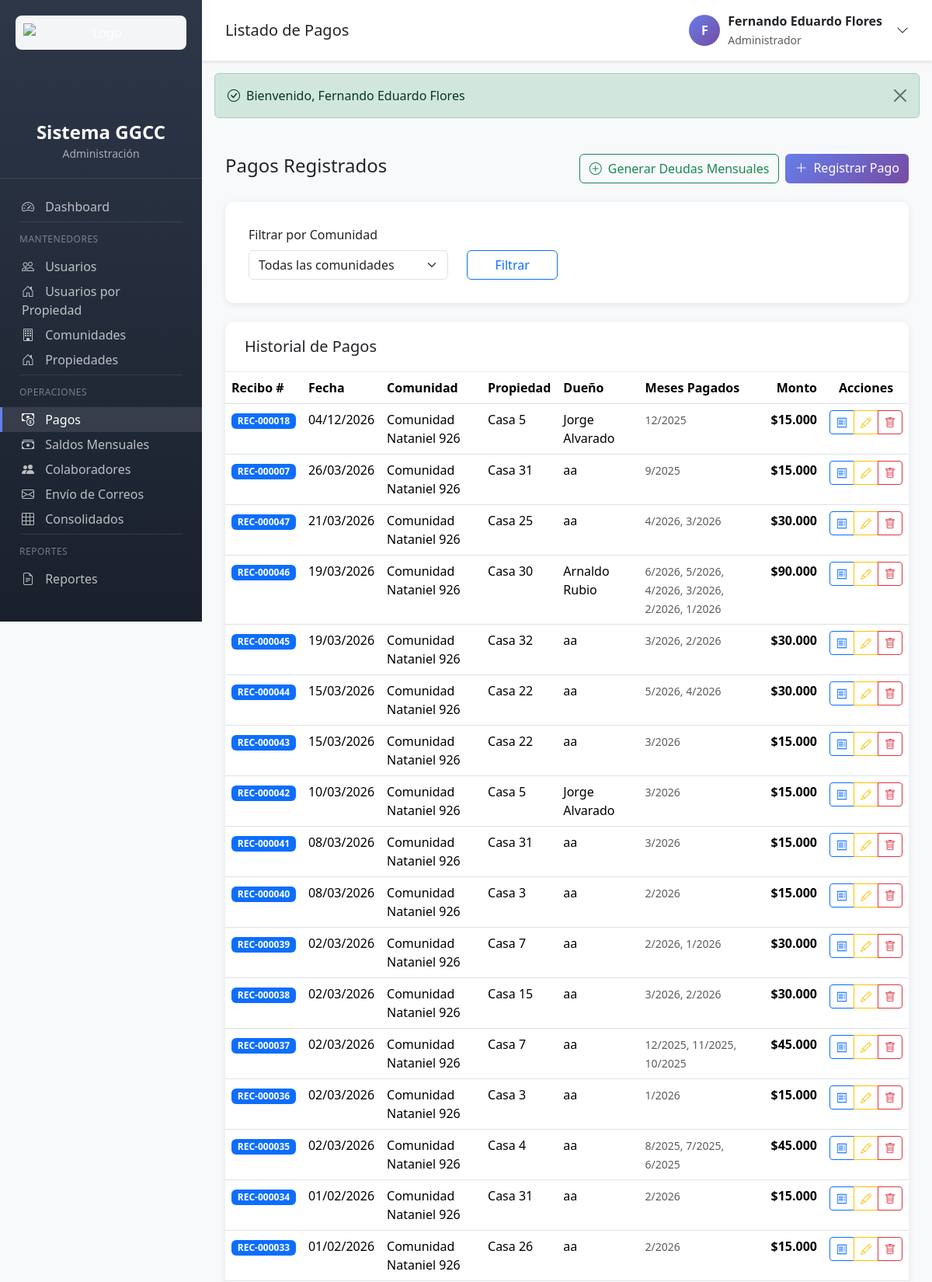
The app's page /pagos.php (signed in, upper part) with its own data.
### tables this page shows
CREATE TABLE `pagos` (
  `id` int(11) NOT NULL AUTO_INCREMENT,
  `propiedad_id` int(11) NOT NULL,
  `fecha` date NOT NULL,
  `monto` decimal(10,2) NOT NULL,
  `observaciones` text DEFAULT NULL,
  `saldo_utilizado` decimal(10,2) DEFAULT 0.00,
  `recibo_generado` tinyint(1) DEFAULT 0,
  `recibo_path` varchar(255) DEFAULT NULL,
  `created_at` timestamp NOT NULL DEFAULT current_timestamp(),
  `updated_at` timestamp NOT NULL DEFAULT current_timestamp() ON UPDATE current_timestamp(),
  PRIMARY KEY (`id`),
  KEY `idx_propiedad` (`propiedad_id`),
  KEY `idx_fecha` (`fecha`),
  KEY `idx_created_at` (`created_at`),
  CONSTRAINT `pagos_ibfk_1` FOREIGN KEY (`propiedad_id`) REFERENCES `propiedades` (`id`) ON DELETE CASCADE
);

CREATE TABLE `comunidades` (
  `id` int(11) NOT NULL AUTO_INCREMENT,
  `nombre` varchar(150) NOT NULL,
  `direccion` text NOT NULL,
  `pais` varchar(50) DEFAULT 'Chile',
  `region` varchar(100) NOT NULL,
  `comuna` varchar(100) NOT NULL,
  `nombre_presidente` varchar(100) NOT NULL,
  `whatsapp_presidente` varchar(20) DEFAULT NULL,
  `email_presidente` varchar(100) DEFAULT NULL,
  `activo` tinyint(1) DEFAULT 1,
  `created_at` timestamp NOT NULL DEFAULT current_timestamp(),
  `updated_at` timestamp NOT NULL DEFAULT current_timestamp() ON UPDATE current_timestamp(),
  PRIMARY KEY (`id`),
  KEY `idx_nombre` (`nombre`),
  KEY `idx_activo` (`activo`),
  KEY `idx_comuna` (`comuna`)
);

CREATE TABLE `propiedades` (
  `id` int(11) NOT NULL AUTO_INCREMENT,
  `comunidad_id` int(11) NOT NULL,
  `nombre` varchar(100) NOT NULL,
  `tipo` enum('Casa','Departamento','Parcela') NOT NULL,
  `precio_gastos_comunes` decimal(10,2) NOT NULL DEFAULT 0.00,
  `nombre_dueno` varchar(100) NOT NULL,
  `email_dueno` varchar(100) NOT NULL,
  `whatsapp_dueno` varchar(20) DEFAULT NULL,
  `nombre_agente` varchar(100) DEFAULT NULL,
  `email_agente` varchar(100) DEFAULT NULL,
  `whatsapp_agente` varchar(20) DEFAULT NULL,
  `saldo` decimal(10,2) DEFAULT 0.00,
  `activo` tinyint(1) DEFAULT 1,
  `created_at` timestamp NOT NULL DEFAULT current_timestamp(),
  `updated_at` timestamp NOT NULL DEFAULT current_timestamp() ON UPDATE current_timestamp(),
  PRIMARY KEY (`id`),
  KEY `idx_comunidad` (`comunidad_id`),
  KEY `idx_tipo` (`tipo`),
  KEY `idx_activo` (`activo`),
  KEY `idx_email_dueno` (`email_dueno`),
  CONSTRAINT `propiedades_ibfk_1` FOREIGN KEY (`comunidad_id`) REFERENCES `comunidades` (`id`) ON DELETE CASCADE
);

### app/controllers/PagosController.php (called while the page is built, shortened)
<?php
class PagosController {
    private Pago $pagoModel;
    public function __construct() {
        $this->pagoModel = new Pago();
    }
    public function index(): void {
        $comunidadId = isset($_GET['comunidad_id']) ? (int) $_GET['comunidad_id'] : null;
        if ($comunidadId) {
            $pagos = $this->pagoModel->getByComunidad($comunidadId);
        } else {
            $pagos = $this->pagoModel->getAllWithDetails();
        }
        require_once VIEWS_PATH . '/pagos/index.php';
    }
}

### config/config.php (called while the page is built, shortened)
<?php
spl_autoload_register(function ($class) {
    $paths = [
        APP_PATH . '/controllers/',
        APP_PATH . '/models/',
        APP_PATH . '/helpers/'
    ];
    foreach ($paths as $path) {
        $file = $path . $class . '.php';
        if (file_exists($file)) {
            return;
        }
    }
});
function e(string $text): string {
    return htmlspecialchars($text, ENT_QUOTES, 'UTF-8');
}
function generateCSRFToken(): string {
    return $_SESSION['csrf_token'];
}
function formatMoney(float $amount): string {
    return '$' . number_format($amount, 0, ',', '.');
}
function formatDate(string $date, string $format = 'd/m/Y'): string {
    return date($format, strtotime($date));
}

### config/database.php (called while the page is built, shortened)
<?php
class Database {
    private static ?PDO $instance = null;
    public static function getConnection(): PDO {
        if (self::$instance === null) {
            try {
                $dsn = "mysql:host=" . DB_HOST . ";dbname=" . DB_NAME . ";charset=" . DB_CHARSET;
                $options = [
                    PDO::ATTR_ERRMODE => PDO::ERRMODE_EXCEPTION,
                    PDO::ATTR_DEFAULT_FETCH_MODE => PDO::FETCH_ASSOC,
                    PDO::ATTR_EMULATE_PREPARES => false,
                    PDO::MYSQL_ATTR_INIT_COMMAND => "SET NAMES " . DB_CHARSET . " COLLATE utf8mb4_unicode_ci"
                ];
                self::$instance = new PDO($dsn, DB_USER, DB_PASS, $options);
            } catch (PDOException $e) {
                throw new Exception("Error de conexión a la base de datos: " . $e->getMessage());
            }
        }
        return self::$instance;
    }
}
function getDB(): PDO {
    return Database::getConnection();
}

### app/models/Model.php (called while the page is built, shortened)
<?php
abstract class Model {
    public function __construct() {
        $this->db = getDB();
    }
}

### app/models/Pago.php (called while the page is built, shortened)
<?php
require_once __DIR__ . '/Model.php';
class Pago extends Model {
    protected string $table = 'pagos';
    public function getAllWithDetails(?int $limit = null): array {
        $sql = "SELECT p.*,
                       pr.nombre as propiedad_nombre,
                       pr.nombre_dueno,
                       c.nombre as comunidad_nombre,
                       GROUP_CONCAT(DISTINCT CONCAT(d.mes, '-', d.anio) ORDER BY d.anio DESC, d.mes DESC SEPARATOR ', ') as meses_pagados
                FROM {$this->table} p
                LEFT JOIN propiedades pr ON p.propiedad_id = pr.id
                LEFT JOIN comunidades c ON pr.comunidad_id = c.id
                LEFT JOIN pagos_detalle pd ON p.id = pd.pago_id
                LEFT JOIN deudas d ON pd.deuda_id = d.id
                GROUP BY p.id
                ORDER BY p.fecha DESC, p.id DESC";
        $stmt = $this->db->query($sql);
        return $stmt->fetchAll();
    }
}

### app/views/pagos/index.php (the view, shortened to what this page needs)
<?php
require_once __DIR__ . '/../partials/header.php';
?>
<div class="d-flex justify-content-between align-items-center mb-4">
    <h4>Pagos Registrados</h4>
    <div class="d-flex gap-2">
        <button class="btn btn-outline-success" data-bs-toggle="modal" data-bs-target="#generarDeudasModal">
            <i class="bi bi-plus-circle me-2"></i>Generar Deudas Mensuales
        </button>
        <a href="pagos.php?action=create" class="btn btn-primary-custom">
            <i class="bi bi-plus-lg me-2"></i>Registrar Pago
        </a>
    </div>
</div>
<div class="form-section mb-4">
    <form method="GET" action="pagos.php" class="row align-items-end">
        <div class="col-md-4">
            <label class="form-label">Filtrar por Comunidad</label>
            <select name="comunidad_id" class="form-select" onchange="this.form.submit()">
                <option value="">Todas las comunidades</option>
            </select>
        </div>
        <div class="col-md-2">
            <button type="submit" class="btn btn-outline-primary w-100">Filtrar</button>
        </div>
    </form>
</div>
<div class="table-container">
    <div class="table-header">
        <h5 class="mb-0">Historial de Pagos</h5>
    </div>
    <div class="table-body">
        <table class="table table-hover mb-0">
            <thead>
                <tr>
                    <th>Recibo #</th>
                    <th>Fecha</th>
                    <th>Comunidad</th>
                    <th>Propiedad</th>
                    <th>Dueño</th>
                    <th>Meses Pagados</th>
                    <th class="text-end">Monto</th>
                    <th class="text-center">Acciones</th>
                </tr>
            </thead>
            <tbody>
                <?php if (empty($pagos)): ?>
                    <tr>
                        <td colspan="8" class="text-center text-muted py-5">
                            <i class="bi bi-cash-coin display-4 d-block mb-3"></i>
                            No hay pagos registrados
                        </td>
                    </tr>
                <?php else: ?>
                    <?php foreach ($pagos as $pago): ?>
                        <tr>
                            <td>
                                <span class="badge bg-primary">REC-<?= str_pad($pago['id'], 6, '0', STR_PAD_LEFT) ?></span>
                            </td>
                            <td><?= formatDate($pago['fecha']) ?></td>
                            <td><?= e($pago['comunidad_nombre'] ?? 'N/A') ?></td>
                            <td><?= e($pago['propiedad_nombre'] ?? 'N/A') ?></td>
                            <td><?= e($pago['nombre_dueno'] ?? 'N/A') ?></td>
                            <td>
                                <small class="text-muted">
                                    <?= $pago['meses_pagados'] ? str_replace('-', '/', $pago['meses_pagados']) : 'N/A' ?>
                                </small>
                            </td>
                            <td class="text-end fw-bold"><?= formatMoney((float)$pago['monto']) ?></td>
                            <td class="text-center">
                                <div class="btn-group btn-group-sm" role="group">
                                    <a href="pagos.php?action=recibo&id=<?= $pago['id'] ?>"
                                       class="btn btn-outline-primary" title="Ver Recibo">
                                        <i class="bi bi-receipt"></i>
                                    </a>
                                    <a href="pagos.php?action=edit&id=<?= $pago['id'] ?>"
                                       class="btn btn-outline-warning" title="Editar Pago">
                                        <i class="bi bi-pencil"></i>
                                    </a>
                                    <a href="pagos.php?action=delete&id=<?= $pago['id'] ?>&csrf_token=<?= generateCSRFToken() ?>"
                                       class="btn btn-outline-danger" title="Eliminar Pago"
                                       onclick="return confirm('¿Está seguro de eliminar este pago? Las deudas asociadas volverán a estado Pendiente.')">
                                        <i class="bi bi-trash"></i>
                                    </a>
                                </div>
                            </td>
                        </tr>
                    <?php endforeach; ?>
                <?php endif; ?>
            </tbody>
        </table>
    </div>
</div>
<?php require_once __DIR__ . '/../partials/footer.php'; ?>

### app/views/partials/header.php (style rules this page uses)
:root { --sidebar-width: 260px; --primary-color: #667eea; --secondary-color: #764ba2; }
body { background-color: #f8f9fa; }
.table-container { background: white; border-radius: 10px; box-shadow: 0 2px 10px rgba(0,0,0,0.08); overflow: hidden; }
.table-container .table-header { padding: 20px 25px; border-bottom: 1px solid #e9ecef; display: flex; justify-content: space-between; align-items: center; }
.table-container .table-body { padding: 0; }
.form-section { background: white; border-radius: 10px; box-shadow: 0 2px 10px rgba(0,0,0,0.08); padding: 30px; }
.btn-primary-custom { background: linear-gradient(135deg, #667eea 0%, #764ba2 100%); border: none; color: white; }

### records on screen
pagos: id "000018", fecha "04/12/2026", comunidades.nombre "Comunidad Nataniel 926", propiedad.nombre "Casa 5", propiedad.nombre_dueno "Jorge Alvarado", meses_pagados "12/2025", monto "$15.000"
pagos: id "000007", fecha "26/03/2026", comunidades.nombre "Comunidad Nataniel 926", propiedad.nombre "Casa 31", propiedad.nombre_dueno "aa", meses_pagados "9/2025", monto "$15.000"
pagos: id "000047", fecha "21/03/2026", comunidades.nombre "Comunidad Nataniel 926", propiedad.nombre "Casa 25", propiedad.nombre_dueno "aa", meses_pagados "4/2026, 3/2026", monto "$30.000"
pagos: id "000046", fecha "19/03/2026", comunidades.nombre "Comunidad Nataniel 926", propiedad.nombre "Casa 30", propiedad.nombre_dueno "Arnaldo Rubio", meses_pagados "6/2026, 5/2026, 4/2026, 3/2026, 2/2026, 1/2026", monto "$90.000"
pagos: id "000045", fecha "19/03/2026", comunidades.nombre "Comunidad Nataniel 926", propiedad.nombre "Casa 32", propiedad.nombre_dueno "aa", meses_pagados "3/2026, 2/2026", monto "$30.000"
pagos: id "000044", fecha "15/03/2026", comunidades.nombre "Comunidad Nataniel 926", propiedad.nombre "Casa 22", propiedad.nombre_dueno "aa", meses_pagados "5/2026, 4/2026", monto "$30.000"
pagos: id "000043", fecha "15/03/2026", comunidades.nombre "Comunidad Nataniel 926", propiedad.nombre "Casa 22", propiedad.nombre_dueno "aa", meses_pagados "3/2026", monto "$15.000"
pagos: id "000042", fecha "10/03/2026", comunidades.nombre "Comunidad Nataniel 926", propiedad.nombre "Casa 5", propiedad.nombre_dueno "Jorge Alvarado", meses_pagados "3/2026", monto "$15.000"
pagos: id "000041", fecha "08/03/2026", comunidades.nombre "Comunidad Nataniel 926", propiedad.nombre "Casa 31", propiedad.nombre_dueno "aa", meses_pagados "3/2026", monto "$15.000"
pagos: id "000040", fecha "08/03/2026", comunidades.nombre "Comunidad Nataniel 926", propiedad.nombre "Casa 3", propiedad.nombre_dueno "aa", meses_pagados "2/2026", monto "$15.000"
pagos: id "000039", fecha "02/03/2026", comunidades.nombre "Comunidad Nataniel 926", propiedad.nombre "Casa 7", propiedad.nombre_dueno "aa", meses_pagados "2/2026, 1/2026", monto "$30.000"
pagos: id "000038", fecha "02/03/2026", comunidades.nombre "Comunidad Nataniel 926", propiedad.nombre "Casa 15", propiedad.nombre_dueno "aa", meses_pagados "3/2026, 2/2026", monto "$30.000"
pagos: id "000037", fecha "02/03/2026", comunidades.nombre "Comunidad Nataniel 926", propiedad.nombre "Casa 7", propiedad.nombre_dueno "aa", meses_pagados "12/2025, 11/2025, 10/2025", monto "$45.000"
pagos: id "000036", fecha "02/03/2026", comunidades.nombre "Comunidad Nataniel 926", propiedad.nombre "Casa 3", propiedad.nombre_dueno "aa", meses_pagados "1/2026", monto "$15.000"
pagos: id "000035", fecha "02/03/2026", comunidades.nombre "Comunidad Nataniel 926", propiedad.nombre "Casa 4", propiedad.nombre_dueno "aa", meses_pagados "8/2025, 7/2025, 6/2025", monto "$45.000"
pagos: id "000034", fecha "01/02/2026", comunidades.nombre "Comunidad Nataniel 926", propiedad.nombre "Casa 31", propiedad.nombre_dueno "aa", meses_pagados "2/2026", monto "$15.000"
pagos: id "000033", fecha "01/02/2026", comunidades.nombre "Comunidad Nataniel 926", propiedad.nombre "Casa 26", propiedad.nombre_dueno "aa", meses_pagados "2/2026", monto "$15.000"

### other values on screen
APP_NAME "Sistema GGCC"
$title "Listado de Pagos"
substr($_SESSION['user_nombre'] ?? 'A', 0, 1) "F"
$_SESSION['user_nombre'] "Fernando Eduardo Flores"
$_SESSION['user_rol'] "Administrador"
$success "Bienvenido, Fernando Eduardo Flores"
